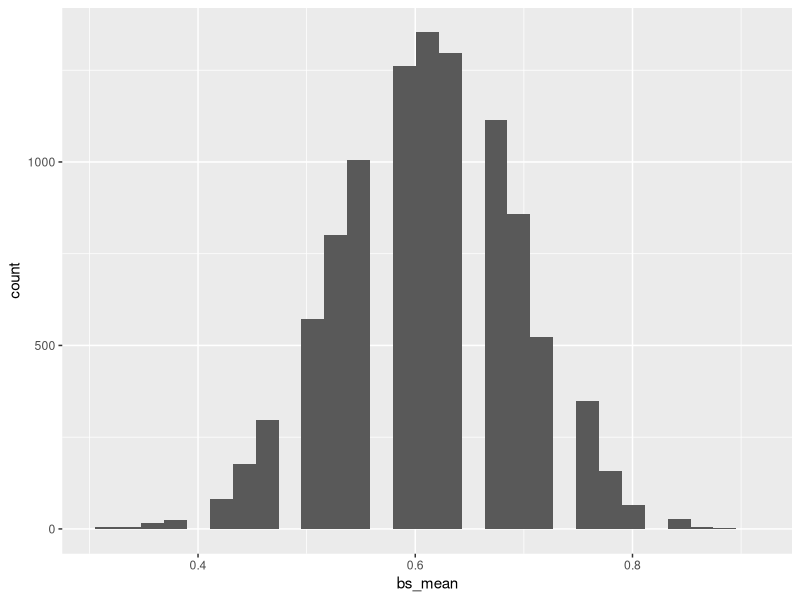

R code for this plot:
## ---- chunk 1
knitr::opts_chunk$set(
  echo = TRUE,
  warning = FALSE,
  message = FALSE,
  results = FALSE)
library(tidyverse)
library(boot)
library(patchwork)
## ---- chunk 2
#male=628, female= 1230, genderqueer=36, transgener=7
# Create data frame where 22 out of 36 queergender students said they'd experienced misconduct, 1 yes experienced 0 is a no response
conduct <-c(rep(1,22), rep(0,14))


# Get 95% CI for t-distribution
t.test(conduct)

# Create a function to find the proportion/mean
proportion_fun <- function (x,i) {mean(x[i])}

# Create 10,000 bootstrap samples using the proportion function created above to calculate the proportion of each
conductboot_10k <- boot(conduct, 
                 statistic = proportion_fun, 
                 R = 10000)
# conductboot_10k$t0 
# Outcome: 0.6111111 which matches our 61%
conductboot_10k_df <- data.frame(bs_mean = conductboot_10k$t)
## ---- chunk 3
# The histogram of the original sample:
#p1 <- ggplot(data = df, aes(x = conduct)) +
  #geom_histogram()

# Histogram of 10000 bootstrap sample means:
p2 <- ggplot(data = conductboot_10k_df, aes(x = bs_mean)) +
  geom_histogram()

p2
## ---- chunk 4
# Confidence interval for bootstraped samples
boot.ci(conductboot_10k, conf = 0.95)
